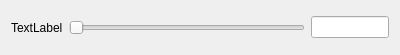
<?xml version="1.0" encoding="UTF-8"?>
<ui version="4.0">
 <class>QSliderEdit</class>
 <widget class="QWidget" name="QSliderEdit">
  <property name="geometry">
   <rect>
    <x>0</x>
    <y>0</y>
    <width>400</width>
    <height>55</height>
   </rect>
  </property>
  <property name="windowTitle">
   <string>Form</string>
  </property>
  <layout class="QHBoxLayout" name="horizontalLayout" stretch="1,12,4">
   <item>
    <widget class="QLabel" name="_myLabel">
     <property name="text">
      <string>TextLabel</string>
     </property>
    </widget>
   </item>
   <item>
    <widget class="QSlider" name="_mySlider">
     <property name="minimumSize">
      <size>
       <width>50</width>
       <height>0</height>
      </size>
     </property>
     <property name="orientation">
      <enum>Qt::Horizontal</enum>
     </property>
    </widget>
   </item>
   <item>
    <widget class="QLineEdit" name="_myLineEdit"/>
   </item>
  </layout>
 </widget>
 <resources/>
 <connections/>
 <slots>
  <signal>valueChanged(double)</signal>
 </slots>
</ui>
